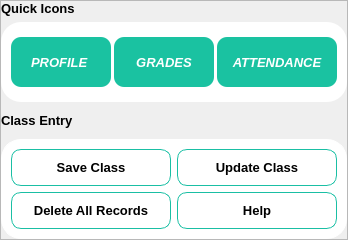
    <widget class="QFrame" name="leftFrame">
     <property name="maximumSize">
      <size>
       <width>420</width>
       <height>16777215</height>
      </size>
     </property>
     <property name="frameShape">
      <enum>QFrame::StyledPanel</enum>
     </property>
     <property name="frameShadow">
      <enum>QFrame::Raised</enum>
     </property>
     <layout class="QVBoxLayout" name="verticalLayout_9">
      <property name="spacing">
       <number>6</number>
      </property>
      <property name="leftMargin">
       <number>0</number>
      </property>
      <property name="topMargin">
       <number>0</number>
      </property>
      <property name="rightMargin">
       <number>0</number>
      </property>
      <property name="bottomMargin">
       <number>0</number>
      </property>
      <item>
       <widget class="QLabel" name="label">
        <property name="maximumSize">
         <size>
          <width>16777215</width>
          <height>30</height>
         </size>
        </property>
        <property name="font">
         <font>
          <pointsize>10</pointsize>
          <bold>true</bold>
         </font>
        </property>
        <property name="text">
         <string>Quick Icons</string>
        </property>
       </widget>
      </item>
      <item>
       <widget class="QFrame" name="pageBtnframe">
        <property name="minimumSize">
         <size>
          <width>0</width>
          <height>80</height>
         </size>
        </property>
        <property name="maximumSize">
         <size>
          <width>16777215</width>
          <height>80</height>
         </size>
        </property>
        <property name="styleSheet">
         <string notr="true">QFrame{
border: none;
border-radius: 20px;
background-color: rgb(255, 255, 255);
padding: 8px 10px;  
}

QPushButton{
	color: rgb(255, 255, 255);
border-radius: 10px;
	background-color: rgb(26, 194, 161);	
}
QPushButton:hover{
	background-color: rgb(19, 140, 116);
}
QPushButton:focus{
background-color: rgb(255, 255, 255);
color: rgb(26, 194, 161);
border-radius: 10px;
border: 2px solid rgb(26, 194, 161)
}
QPushButton:disabled{
background-color: rgb(222, 222, 222);
color: rgb(255,255,255);
border: 2px solid rgb(222, 222, 222)
}
	</string>
        </property>
        <property name="frameShape">
         <enum>QFrame::StyledPanel</enum>
        </property>
        <property name="frameShadow">
         <enum>QFrame::Raised</enum>
        </property>
        <layout class="QHBoxLayout" name="horizontalLayout_10">
         <property name="spacing">
          <number>3</number>
         </property>
         <property name="leftMargin">
          <number>0</number>
         </property>
         <property name="topMargin">
          <number>0</number>
         </property>
         <property name="rightMargin">
          <number>0</number>
         </property>
         <property name="bottomMargin">
          <number>0</number>
         </property>
         <item>
          <widget class="QPushButton" name="profBtn0">
           <property name="minimumSize">
            <size>
             <width>100</width>
             <height>30</height>
            </size>
           </property>
           <property name="maximumSize">
            <size>
             <width>115</width>
             <height>50</height>
            </size>
           </property>
           <property name="font">
            <font>
             <pointsize>10</pointsize>
             <italic>true</italic>
             <bold>true</bold>
            </font>
           </property>
           <property name="cursor">
            <cursorShape>PointingHandCursor</cursorShape>
           </property>
           <property name="toolTip">
            <string>Student's Profile</string>
           </property>
           <property name="styleSheet">
            <string notr="true"/>
           </property>
           <property name="text">
            <string>PROFILE </string>
           </property>
           <property name="icon">
            <iconset>
             <normaloff>../assets/prof.png</normaloff>../assets/prof.png</iconset>
           </property>
           <property name="iconSize">
            <size>
             <width>24</width>
             <height>24</height>
            </size>
           </property>
          </widget>
         </item>
         <item>
          <widget class="QPushButton" name="gradeBtn0">
           <property name="minimumSize">
            <size>
             <width>100</width>
             <height>30</height>
            </size>
           </property>
           <property name="maximumSize">
            <size>
             <width>115</width>
             <height>50</height>
            </size>
           </property>
           <property name="font">
            <font>
             <pointsize>10</pointsize>
             <italic>true</italic>
             <bold>true</bold>
            </font>
           </property>
           <property name="cursor">
            <cursorShape>PointingHandCursor</cursorShape>
           </property>
           <property name="toolTip">
            <string>Student's Grades</string>
           </property>
           <property name="styleSheet">
            <string notr="true"/>
           </property>
           <property name="text">
            <string>GRADES</string>
           </property>
           <property name="icon">
            <iconset>
             <normaloff>../assets/grades.png</normaloff>../assets/grades.png</iconset>
           </property>
           <property name="iconSize">
            <size>
             <width>24</width>
             <height>24</height>
            </size>
           </property>
          </widget>
         </item>
         <item>
          <widget class="QPushButton" name="attendBtn0">
           <property name="minimumSize">
            <size>
             <width>120</width>
             <height>30</height>
            </size>
           </property>
           <property name="maximumSize">
            <size>
             <width>160</width>
             <height>50</height>
            </size>
           </property>
           <property name="font">
            <font>
             <pointsize>10</pointsize>
             <italic>true</italic>
             <bold>true</bold>
            </font>
           </property>
           <property name="cursor">
            <cursorShape>PointingHandCursor</cursorShape>
           </property>
           <property name="toolTip">
            <string>Attendance Report</string>
           </property>
           <property name="styleSheet">
            <string notr="true"/>
           </property>
           <property name="text">
            <string>ATTENDANCE</string>
           </property>
           <property name="icon">
            <iconset>
             <normaloff>../assets/att.png</normaloff>../assets/att.png</iconset>
           </property>
           <property name="iconSize">
            <size>
             <width>24</width>
             <height>24</height>
            </size>
           </property>
          </widget>
         </item>
        </layout>
       </widget>
      </item>
      <item>
       <widget class="QLabel" name="label_2">
        <property name="minimumSize">
         <size>
          <width>0</width>
          <height>25</height>
         </size>
        </property>
        <property name="maximumSize">
         <size>
          <width>16777215</width>
          <height>25</height>
         </size>
        </property>
        <property name="palette">
         <palette>
          <active>
           <colorrole role="WindowText">
            <brush brushstyle="SolidPattern">
             <color alpha="255">
              <red>0</red>
              <green>0</green>
              <blue>0</blue>
             </color>
            </brush>
           </colorrole>
           <colorrole role="Button">
            <brush brushstyle="SolidPattern">
             <color alpha="255">
              <red>240</red>
              <green>240</green>
              <blue>240</blue>
             </color>
            </brush>
           </colorrole>
           <colorrole role="Light">
            <brush brushstyle="SolidPattern">
             <color alpha="255">
              <red>255</red>
              <green>255</green>
              <blue>255</blue>
             </color>
            </brush>
           </colorrole>
           <colorrole role="Midlight">
            <brush brushstyle="SolidPattern">
             <color alpha="255">
              <red>227</red>
              <green>227</green>
              <blue>227</blue>
             </color>
            </brush>
           </colorrole>
           <colorrole role="Dark">
            <brush brushstyle="SolidPattern">
             <color alpha="255">
              <red>160</red>
              <green>160</green>
              <blue>160</blue>
             </color>
            </brush>
           </colorrole>
           <colorrole role="Mid">
            <brush brushstyle="SolidPattern">
             <color alpha="255">
              <red>160</red>
              <green>160</green>
              <blue>160</blue>
             </color>
            </brush>
           </colorrole>
           <colorrole role="Text">
            <brush brushstyle="SolidPattern">
             <color alpha="255">
              <red>0</red>
              <green>0</green>
              <blue>0</blue>
             </color>
            </brush>
           </colorrole>
           <colorrole role="BrightText">
            <brush brushstyle="SolidPattern">
             <color alpha="255">
              <red>255</red>
              <green>255</green>
              <blue>255</blue>
             </color>
            </brush>
           </colorrole>
           <colorrole role="ButtonText">
            <brush brushstyle="SolidPattern">
             <color alpha="255">
              <red>0</red>
              <green>0</green>
              <blue>0</blue>
             </color>
            </brush>
           </colorrole>
           <colorrole role="Base">
            <brush brushstyle="SolidPattern">
             <color alpha="255">
              <red>255</red>
              <green>255</green>
              <blue>255</blue>
             </color>
            </brush>
           </colorrole>
           <colorrole role="Window">
            <brush brushstyle="SolidPattern">
             <color alpha="255">
              <red>240</red>
              <green>240</green>
              <blue>240</blue>
             </color>
            </brush>
           </colorrole>
           <colorrole role="Shadow">
            <brush brushstyle="SolidPattern">
             <color alpha="255">
              <red>105</red>
              <green>105</green>
              <blue>105</blue>
             </color>
            </brush>
           </colorrole>
           <colorrole role="Highlight">
            <brush brushstyle="SolidPattern">
             <color alpha="255">
              <red>0</red>
              <green>170</green>
              <blue>127</blue>
             </color>
            </brush>
           </colorrole>
           <colorrole role="HighlightedText">
            <brush brushstyle="SolidPattern">
             <color alpha="255">
              <red>255</red>
              <green>255</green>
              <blue>255</blue>
             </color>
            </brush>
           </colorrole>
           <colorrole role="Link">
            <brush brushstyle="SolidPattern">
             <color alpha="255">
              <red>0</red>
              <green>0</green>
              <blue>255</blue>
             </color>
            </brush>
           </colorrole>
           <colorrole role="LinkVisited">
            <brush brushstyle="SolidPattern">
             <color alpha="255">
              <red>255</red>
              <green>0</green>
              <blue>255</blue>
             </color>
            </brush>
           </colorrole>
           <colorrole role="AlternateBase">
            <brush brushstyle="SolidPattern">
             <color alpha="255">
              <red>245</red>
              <green>245</green>
              <blue>245</blue>
             </color>
            </brush>
           </colorrole>
           <colorrole role="NoRole">
            <brush brushstyle="SolidPattern">
             <color alpha="255">
              <red>0</red>
              <green>0</green>
              <blue>0</blue>
             </color>
            </brush>
           </colorrole>
           <colorrole role="ToolTipBase">
            <brush brushstyle="SolidPattern">
             <color alpha="255">
              <red>255</red>
              <green>255</green>
              <blue>220</blue>
             </color>
            </brush>
           </colorrole>
           <colorrole role="ToolTipText">
            <brush brushstyle="SolidPattern">
             <color alpha="255">
              <red>0</red>
              <green>0</green>
              <blue>0</blue>
             </color>
            </brush>
           </colorrole>
           <colorrole role="PlaceholderText">
            <brush brushstyle="SolidPattern">
             <color alpha="255">
              <red>0</red>
              <green>0</green>
              <blue>0</blue>
             </color>
            </brush>
           </colorrole>
          </active>
          <inactive>
           <colorrole role="WindowText">
            <brush brushstyle="SolidPattern">
             <color alpha="255">
              <red>0</red>
              <green>0</green>
              <blue>0</blue>
             </color>
            </brush>
           </colorrole>
           <colorrole role="Button">
            <brush brushstyle="SolidPattern">
             <color alpha="255">
              <red>240</red>
              <green>240</green>
              <blue>240</blue>
             </color>
            </brush>
           </colorrole>
           <colorrole role="Light">
            <brush brushstyle="SolidPattern">
             <color alpha="255">
              <red>255</red>
              <green>255</green>
              <blue>255</blue>
             </color>
            </brush>
           </colorrole>
           <colorrole role="Midlight">
            <brush brushstyle="SolidPattern">
             <color alpha="255">
              <red>227</red>
              <green>227</green>
              <blue>227</blue>
             </color>
            </brush>
           </colorrole>
           <colorrole role="Dark">
            <brush brushstyle="SolidPattern">
             <color alpha="255">
              <red>160</red>
              <green>160</green>
              <blue>160</blue>
             </color>
            </brush>
           </colorrole>
           <colorrole role="Mid">
            <brush brushstyle="SolidPattern">
             <color alpha="255">
              <red>160</red>
              <green>160</green>
              <blue>160</blue>
             </color>
            </brush>
           </colorrole>
           <colorrole role="Text">
            <brush brushstyle="SolidPattern">
             <color alpha="255">
              <red>0</red>
              <green>0</green>
              <blue>0</blue>
             </color>
            </brush>
           </colorrole>
           <colorrole role="BrightText">
            <brush brushstyle="SolidPattern">
             <color alpha="255">
              <red>255</red>
              <green>255</green>
              <blue>255</blue>
             </color>
            </brush>
           </colorrole>
           <colorrole role="ButtonText">
            <brush brushstyle="SolidPattern">
             <color alpha="255">
              <red>0</red>
              <green>0</green>
              <blue>0</blue>
             </color>
            </brush>
           </colorrole>
           <colorrole role="Base">
            <brush brushstyle="SolidPattern">
             <color alpha="255">
              <red>255</red>
              <green>255</green>
              <blue>255</blue>
             </color>
            </brush>
           </colorrole>
           <colorrole role="Window">
            <brush brushstyle="SolidPattern">
             <color alpha="255">
              <red>240</red>
              <green>240</green>
              <blue>240</blue>
             </color>
            </brush>
           </colorrole>
           <colorrole role="Shadow">
            <brush brushstyle="SolidPattern">
             <color alpha="255">
              <red>105</red>
              <green>105</green>
              <blue>105</blue>
             </color>
            </brush>
           </colorrole>
           <colorrole role="Highlight">
            <brush brushstyle="SolidPattern">
             <color alpha="255">
              <red>240</red>
              <green>240</green>
              <blue>240</blue>
             </color>
            </brush>
           </colorrole>
           <colorrole role="HighlightedText">
            <brush brushstyle="SolidPattern">
             <color alpha="255">
              <red>0</red>
              <green>0</green>
              <blue>0</blue>
             </color>
            </brush>
           </colorrole>
           <colorrole role="Link">
            <brush brushstyle="SolidPattern">
             <color alpha="255">
              <red>0</red>
              <green>0</green>
              <blue>255</blue>
             </color>
            </brush>
           </colorrole>
           <colorrole role="LinkVisited">
            <brush brushstyle="SolidPattern">
             <color alpha="255">
              <red>255</red>
              <green>0</green>
              <blue>255</blue>
             </color>
            </brush>
           </colorrole>
           <colorrole role="AlternateBase">
            <brush brushstyle="SolidPattern">
             <color alpha="255">
              <red>245</red>
              <green>245</green>
              <blue>245</blue>
             </color>
            </brush>
           </colorrole>
           <colorrole role="NoRole">
            <brush brushstyle="NoBrush">
             <color alpha="255">
              <red>0</red>
              <green>0</green>
              <blue>0</blue>
             </color>
            </brush>
           </colorrole>
           <colorrole role="ToolTipBase">
            <brush brushstyle="SolidPattern">
             <color alpha="255">
              <red>255</red>
              <green>255</green>
              <blue>220</blue>
             </color>
            </brush>
           </colorrole>
           <colorrole role="ToolTipText">
            <brush brushstyle="SolidPattern">
             <color alpha="255">
              <red>0</red>
              <green>0</green>
              <blue>0</blue>
             </color>
            </brush>
           </colorrole>
           <colorrole role="PlaceholderText">
            <brush brushstyle="NoBrush">
             <color alpha="255">
              <red>0</red>
              <green>0</green>
              <blue>0</blue>
             </color>
            </brush>
           </colorrole>
          </inactive>
          <disabled>
           <colorrole role="WindowText">
            <brush brushstyle="SolidPattern">
             <color alpha="255">
              <red>120</red>
              <green>120</green>
              <blue>120</blue>
             </color>
            </brush>
           </colorrole>
           <colorrole role="Button">
            <brush brushstyle="SolidPattern">
             <color alpha="255">
              <red>240</red>
              <green>240</green>
              <blue>240</blue>
             </color>
            </brush>
           </colorrole>
           <colorrole role="Light">
            <brush brushstyle="SolidPattern">
             <color alpha="255">
              <red>255</red>
              <green>255</green>
              <blue>255</blue>
             </color>
            </brush>
           </colorrole>
           <colorrole role="Midlight">
            <brush brushstyle="SolidPattern">
             <color alpha="255">
              <red>247</red>
              <green>247</green>
              <blue>247</blue>
             </color>
            </brush>
           </colorrole>
           <colorrole role="Dark">
            <brush brushstyle="SolidPattern">
             <color alpha="255">
              <red>160</red>
              <green>160</green>
              <blue>160</blue>
             </color>
            </brush>
           </colorrole>
           <colorrole role="Mid">
            <brush brushstyle="SolidPattern">
             <color alpha="255">
              <red>160</red>
              <green>160</green>
              <blue>160</blue>
             </color>
            </brush>
           </colorrole>
           <colorrole role="Text">
            <brush brushstyle="SolidPattern">
             <color alpha="255">
              <red>120</red>
              <green>120</green>
              <blue>120</blue>
             </color>
            </brush>
           </colorrole>
           <colorrole role="BrightText">
            <brush brushstyle="SolidPattern">
             <color alpha="255">
              <red>255</red>
              <green>255</green>
              <blue>255</blue>
             </color>
            </brush>
           </colorrole>
           <colorrole role="ButtonText">
            <brush brushstyle="SolidPattern">
             <color alpha="255">
              <red>120</red>
              <green>120</green>
              <blue>120</blue>
             </color>
            </brush>
           </colorrole>
           <colorrole role="Base">
            <brush brushstyle="SolidPattern">
             <color alpha="255">
              <red>240</red>
              <green>240</green>
              <blue>240</blue>
             </color>
            </brush>
           </colorrole>
           <colorrole role="Window">
            <brush brushstyle="SolidPattern">
             <color alpha="255">
              <red>240</red>
              <green>240</green>
              <blue>240</blue>
             </color>
            </brush>
           </colorrole>
           <colorrole role="Shadow">
            <brush brushstyle="SolidPattern">
             <color alpha="255">
              <red>0</red>
              <green>0</green>
              <blue>0</blue>
             </color>
            </brush>
           </colorrole>
           <colorrole role="Highlight">
            <brush brushstyle="SolidPattern">
             <color alpha="255">
              <red>0</red>
              <green>120</green>
              <blue>215</blue>
             </color>
            </brush>
           </colorrole>
           <colorrole role="HighlightedText">
            <brush brushstyle="SolidPattern">
             <color alpha="255">
              <red>255</red>
              <green>255</green>
              <blue>255</blue>
             </color>
            </brush>
           </colorrole>
           <colorrole role="Link">
            <brush brushstyle="SolidPattern">
             <color alpha="255">
              <red>0</red>
              <green>0</green>
              <blue>255</blue>
             </color>
            </brush>
           </colorrole>
           <colorrole role="LinkVisited">
            <brush brushstyle="SolidPattern">
             <color alpha="255">
              <red>255</red>
              <green>0</green>
              <blue>255</blue>
             </color>
            </brush>
           </colorrole>
           <colorrole role="AlternateBase">
            <brush brushstyle="SolidPattern">
             <color alpha="255">
              <red>245</red>
              <green>245</green>
              <blue>245</blue>
             </color>
            </brush>
           </colorrole>
           <colorrole role="NoRole">
            <brush brushstyle="NoBrush">
             <color alpha="255">
              <red>0</red>
              <green>0</green>
              <blue>0</blue>
             </color>
            </brush>
           </colorrole>
           <colorrole role="ToolTipBase">
            <brush brushstyle="SolidPattern">
             <color alpha="255">
              <red>255</red>
              <green>255</green>
              <blue>220</blue>
             </color>
            </brush>
           </colorrole>
           <colorrole role="ToolTipText">
            <brush brushstyle="SolidPattern">
             <color alpha="255">
              <red>0</red>
              <green>0</green>
              <blue>0</blue>
             </color>
            </brush>
           </colorrole>
           <colorrole role="PlaceholderText">
            <brush brushstyle="NoBrush">
             <color alpha="255">
              <red>0</red>
              <green>0</green>
              <blue>0</blue>
             </color>
            </brush>
           </colorrole>
          </disabled>
         </palette>
        </property>
        <property name="font">
         <font>
          <pointsize>10</pointsize>
          <bold>true</bold>
         </font>
        </property>
        <property name="styleSheet">
         <string notr="true">QLabel{
	background-color: none;
}
</string>
        </property>
        <property name="text">
         <string>Class Entry</string>
        </property>
       </widget>
      </item>
      <item>
       <widget class="QFrame" name="frame">
        <property name="minimumSize">
         <size>
          <width>0</width>
          <height>100</height>
         </size>
        </property>
        <property name="maximumSize">
         <size>
          <width>16777215</width>
          <height>100</height>
         </size>
        </property>
        <property name="styleSheet">
         <string notr="true">QFrame{
border: 1px solid;
border-color: rgb(255, 255, 255);
border-radius: 20px;
background-color: rgb(255, 255, 255);
}
QPushButton{
	color: rgb(0, 0, 0);
	border-radius: 10px;
	border: 1px solid rgb(26, 191, 164);
	background-color: rgb(255, 255, 255);
}
QPushButton:hover{
	background-color: rgb(222, 222, 222);
	border: none;
}
QPushButton:focus{
background-color: rgb(26, 191, 164);
	color: rgb(255, 255, 255);
 	border-radius: 10px;
}

	</string>
        </property>
        <property name="frameShape">
         <enum>QFrame::StyledPanel</enum>
        </property>
        <property name="frameShadow">
         <enum>QFrame::Raised</enum>
        </property>
        <layout class="QGridLayout" name="gridLayout">
         <item row="0" column="0">
          <widget class="QPushButton" name="saveClassBtn">
           <property name="minimumSize">
            <size>
             <width>0</width>
             <height>25</height>
            </size>
           </property>
           <property name="maximumSize">
            <size>
             <width>16777215</width>
             <height>50</height>
            </size>
           </property>
           <property name="font">
            <font>
             <pointsize>10</pointsize>
             <bold>true</bold>
            </font>
           </property>
           <property name="cursor">
            <cursorShape>PointingHandCursor</cursorShape>
           </property>
           <property name="toolTip">
            <string>Save class to database</string>
           </property>
           <property name="styleSheet">
            <string notr="true"/>
           </property>
           <property name="text">
            <string>Save Class</string>
           </property>
          </widget>
         </item>
         <item row="0" column="1">
          <widget class="QPushButton" name="upClassBtn">
           <property name="minimumSize">
            <size>
             <width>0</width>
             <height>25</height>
            </size>
           </property>
           <property name="maximumSize">
            <size>
             <width>16777215</width>
             <height>50</height>
            </size>
           </property>
           <property name="font">
            <font>
             <pointsize>10</pointsize>
             <bold>true</bold>
            </font>
           </property>
           <property name="cursor">
            <cursorShape>PointingHandCursor</cursorShape>
           </property>
           <property name="toolTip">
            <string>Update someclass information</string>
           </property>
           <property name="styleSheet">
            <string notr="true"/>
           </property>
           <property name="text">
            <string>Update Class</string>
           </property>
          </widget>
         </item>
         <item row="1" column="0">
          <widget class="QPushButton" name="delAllBtn">
           <property name="minimumSize">
            <size>
             <width>0</width>
             <height>25</height>
            </size>
           </property>
           <property name="maximumSize">
            <size>
             <width>16777215</width>
             <height>50</height>
            </size>
           </property>
           <property name="font">
            <font>
             <pointsize>10</pointsize>
             <bold>true</bold>
            </font>
           </property>
           <property name="cursor">
            <cursorShape>PointingHandCursor</cursorShape>
           </property>
           <property name="toolTip">
            <string>Delete all class records</string>
           </property>
           <property name="styleSheet">
            <string notr="true"/>
           </property>
           <property name="text">
            <string>Delete All Records</string>
           </property>
          </widget>
         </item>
         <item row="1" column="1">
          <widget class="QPushButton" name="helpBtn">
           <property name="minimumSize">
            <size>
             <width>0</width>
             <height>25</height>
            </size>
           </property>
           <property name="maximumSize">
            <size>
             <width>16777215</width>
             <height>50</height>
            </size>
           </property>
           <property name="font">
            <font>
             <pointsize>10</pointsize>
             <bold>true</bold>
            </font>
           </property>
           <property name="cursor">
            <cursorShape>PointingHandCursor</cursorShape>
           </property>
           <property name="styleSheet">
            <string notr="true"/>
           </property>
           <property name="text">
            <string>Help</string>
           </property>
          </widget>
         </item>
        </layout>
       </widget>
      </item>
     </layout>
    </widget>
